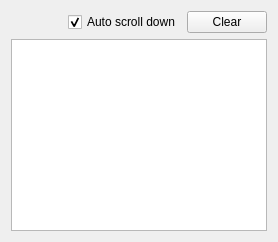
       <widget class="QWidget" name="commFlowRawData">
        <attribute name="title">
         <string>Raw data</string>
        </attribute>
        <layout class="QVBoxLayout" name="verticalLayout_24">
         <item>
          <layout class="QHBoxLayout" name="horizontalLayout_13">
           <item>
            <spacer name="horizontalSpacer_6">
             <property name="orientation">
              <enum>Qt::Horizontal</enum>
             </property>
             <property name="sizeHint" stdset="0">
              <size>
               <width>40</width>
               <height>20</height>
              </size>
             </property>
            </spacer>
           </item>
           <item>
            <widget class="QCheckBox" name="commFlowTabRawDataChckScroll">
             <property name="sizePolicy">
              <sizepolicy hsizetype="Maximum" vsizetype="Fixed">
               <horstretch>0</horstretch>
               <verstretch>0</verstretch>
              </sizepolicy>
             </property>
             <property name="text">
              <string>Auto scroll down</string>
             </property>
             <property name="checked">
              <bool>true</bool>
             </property>
            </widget>
           </item>
           <item>
            <widget class="QPushButton" name="commFlowTabRawDataBtnClr">
             <property name="sizePolicy">
              <sizepolicy hsizetype="Maximum" vsizetype="Fixed">
               <horstretch>0</horstretch>
               <verstretch>0</verstretch>
              </sizepolicy>
             </property>
             <property name="text">
              <string>Clear</string>
             </property>
            </widget>
           </item>
          </layout>
         </item>
         <item>
          <widget class="QTextBrowser" name="commFlowTabRawDataTxtBrow">
           <property name="html">
            <string>&lt;!DOCTYPE HTML PUBLIC &quot;-//W3C//DTD HTML 4.0//EN&quot; &quot;http://www.w3.org/TR/REC-html40/strict.dtd&quot;&gt;
&lt;html&gt;&lt;head&gt;&lt;meta name=&quot;qrichtext&quot; content=&quot;1&quot; /&gt;&lt;style type=&quot;text/css&quot;&gt;
p, li { white-space: pre-wrap; }
&lt;/style&gt;&lt;/head&gt;&lt;body style=&quot; font-family:'MS Shell Dlg 2'; font-size:8.25pt; font-weight:400; font-style:normal;&quot;&gt;
&lt;p style=&quot;-qt-paragraph-type:empty; margin-top:0px; margin-bottom:0px; margin-left:0px; margin-right:0px; -qt-block-indent:0; text-indent:0px; font-family:'MS Shell Dlg 2';&quot;&gt;&lt;br /&gt;&lt;/p&gt;&lt;/body&gt;&lt;/html&gt;</string>
           </property>
          </widget>
         </item>
        </layout>
       </widget>
